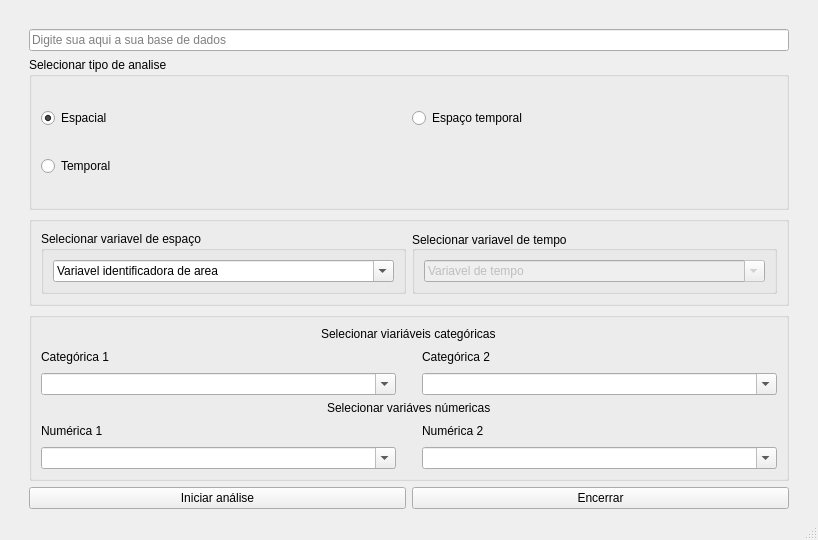
<?xml version="1.0" encoding="UTF-8"?>
<ui version="4.0">
 <class>MainWindow</class>
 <widget class="QMainWindow" name="MainWindow">
  <property name="geometry">
   <rect>
    <x>0</x>
    <y>0</y>
    <width>818</width>
    <height>540</height>
   </rect>
  </property>
  <property name="windowTitle">
   <string>Analises</string>
  </property>
  <property name="windowIcon">
   <iconset>
    <normaloff>../assets/analysis.png</normaloff>../assets/analysis.png</iconset>
  </property>
  <widget class="QWidget" name="centralwidget">
   <layout class="QGridLayout" name="gridLayout">
    <item row="0" column="1">
     <spacer name="verticalSpacer">
      <property name="orientation">
       <enum>Qt::Vertical</enum>
      </property>
      <property name="sizeType">
       <enum>QSizePolicy::Preferred</enum>
      </property>
      <property name="sizeHint" stdset="0">
       <size>
        <width>20</width>
        <height>20</height>
       </size>
      </property>
     </spacer>
    </item>
    <item row="4" column="1">
     <layout class="QVBoxLayout" name="verticalLayout_4">
      <item>
       <widget class="QGroupBox" name="horizontalGroupBox">
        <property name="enabled">
         <bool>true</bool>
        </property>
        <layout class="QHBoxLayout" name="horizontalLayout">
         <item>
          <widget class="QGroupBox" name="groupBox_2">
           <property name="title">
            <string>Selecionar variavel de espaço</string>
           </property>
           <layout class="QVBoxLayout" name="verticalLayout">
            <item>
             <widget class="QComboBox" name="comboBox">
              <property name="editable">
               <bool>true</bool>
              </property>
              <item>
               <property name="text">
                <string>Variavel identificadora de area</string>
               </property>
              </item>
             </widget>
            </item>
           </layout>
          </widget>
         </item>
         <item>
          <widget class="QGroupBox" name="horizontalGroupBox_7">
           <property name="enabled">
            <bool>true</bool>
           </property>
           <property name="whatsThis">
            <string/>
           </property>
           <property name="title">
            <string>Selecionar variavel de tempo</string>
           </property>
           <property name="alignment">
            <set>Qt::AlignJustify|Qt::AlignVCenter</set>
           </property>
           <property name="flat">
            <bool>false</bool>
           </property>
           <property name="checkable">
            <bool>false</bool>
           </property>
           <layout class="QHBoxLayout" name="horizontalLayout_8">
            <item>
             <widget class="QComboBox" name="comboBox_2">
              <property name="enabled">
               <bool>false</bool>
              </property>
              <property name="editable">
               <bool>true</bool>
              </property>
              <property name="duplicatesEnabled">
               <bool>false</bool>
              </property>
              <property name="frame">
               <bool>true</bool>
              </property>
              <item>
               <property name="text">
                <string>Variavel de tempo</string>
               </property>
              </item>
             </widget>
            </item>
           </layout>
          </widget>
         </item>
        </layout>
       </widget>
      </item>
      <item>
       <widget class="QGroupBox" name="groupBox">
        <layout class="QVBoxLayout" name="verticalLayout_3">
         <item alignment="Qt::AlignHCenter">
          <widget class="QLabel" name="label">
           <property name="text">
            <string>Selecionar viariáveis categóricas</string>
           </property>
          </widget>
         </item>
         <item>
          <layout class="QHBoxLayout" name="horizontalLayout_2">
           <item>
            <widget class="QLabel" name="label_3">
             <property name="text">
              <string>Categórica 1</string>
             </property>
            </widget>
           </item>
           <item>
            <spacer name="horizontalSpacer_5">
             <property name="orientation">
              <enum>Qt::Horizontal</enum>
             </property>
             <property name="sizeType">
              <enum>QSizePolicy::Preferred</enum>
             </property>
             <property name="sizeHint" stdset="0">
              <size>
               <width>20</width>
               <height>20</height>
              </size>
             </property>
            </spacer>
           </item>
           <item>
            <widget class="QLabel" name="label_4">
             <property name="text">
              <string>Categórica 2</string>
             </property>
            </widget>
           </item>
          </layout>
         </item>
         <item>
          <layout class="QHBoxLayout" name="horizontalLayout_6">
           <item>
            <widget class="QComboBox" name="comboBox_7">
             <property name="editable">
              <bool>true</bool>
             </property>
            </widget>
           </item>
           <item>
            <spacer name="horizontalSpacer_3">
             <property name="orientation">
              <enum>Qt::Horizontal</enum>
             </property>
             <property name="sizeType">
              <enum>QSizePolicy::Preferred</enum>
             </property>
             <property name="sizeHint" stdset="0">
              <size>
               <width>20</width>
               <height>20</height>
              </size>
             </property>
            </spacer>
           </item>
           <item>
            <widget class="QComboBox" name="comboBox_8">
             <property name="editable">
              <bool>true</bool>
             </property>
            </widget>
           </item>
          </layout>
         </item>
         <item alignment="Qt::AlignHCenter">
          <widget class="QLabel" name="label_2">
           <property name="text">
            <string>Selecionar variáves númericas</string>
           </property>
          </widget>
         </item>
         <item>
          <layout class="QHBoxLayout" name="horizontalLayout_3">
           <item>
            <widget class="QLabel" name="label_6">
             <property name="text">
              <string>Numérica 1</string>
             </property>
            </widget>
           </item>
           <item>
            <spacer name="horizontalSpacer_6">
             <property name="orientation">
              <enum>Qt::Horizontal</enum>
             </property>
             <property name="sizeType">
              <enum>QSizePolicy::Preferred</enum>
             </property>
             <property name="sizeHint" stdset="0">
              <size>
               <width>20</width>
               <height>20</height>
              </size>
             </property>
            </spacer>
           </item>
           <item>
            <widget class="QLabel" name="label_5">
             <property name="text">
              <string>Numérica 2</string>
             </property>
            </widget>
           </item>
          </layout>
         </item>
         <item>
          <layout class="QHBoxLayout" name="horizontalLayout_7">
           <item>
            <widget class="QComboBox" name="comboBox_9">
             <property name="editable">
              <bool>true</bool>
             </property>
            </widget>
           </item>
           <item>
            <spacer name="horizontalSpacer_4">
             <property name="orientation">
              <enum>Qt::Horizontal</enum>
             </property>
             <property name="sizeType">
              <enum>QSizePolicy::Preferred</enum>
             </property>
             <property name="sizeHint" stdset="0">
              <size>
               <width>20</width>
               <height>20</height>
              </size>
             </property>
            </spacer>
           </item>
           <item>
            <widget class="QComboBox" name="comboBox_10">
             <property name="editable">
              <bool>true</bool>
             </property>
            </widget>
           </item>
          </layout>
         </item>
        </layout>
       </widget>
      </item>
     </layout>
    </item>
    <item row="5" column="1">
     <layout class="QHBoxLayout" name="horizontalLayout_11">
      <item>
       <widget class="QPushButton" name="pushButton_2">
        <property name="text">
         <string>Iniciar análise</string>
        </property>
       </widget>
      </item>
      <item>
       <widget class="QPushButton" name="pushButton">
        <property name="text">
         <string>Encerrar</string>
        </property>
       </widget>
      </item>
     </layout>
    </item>
    <item row="2" column="1">
     <widget class="QGroupBox" name="horizontalGroupBox_8">
      <property name="title">
       <string>Selecionar tipo de analise</string>
      </property>
      <layout class="QGridLayout" name="gridLayout_2">
       <item row="0" column="0">
        <widget class="QRadioButton" name="radioButton">
         <property name="text">
          <string>Espacial</string>
         </property>
         <property name="checked">
          <bool>true</bool>
         </property>
        </widget>
       </item>
       <item row="0" column="1">
        <widget class="QRadioButton" name="radioButton_2">
         <property name="text">
          <string>Espaço temporal</string>
         </property>
        </widget>
       </item>
       <item row="1" column="0">
        <widget class="QRadioButton" name="radioButton_3">
         <property name="text">
          <string>Temporal</string>
         </property>
        </widget>
       </item>
      </layout>
     </widget>
    </item>
    <item row="1" column="2">
     <spacer name="horizontalSpacer_2">
      <property name="orientation">
       <enum>Qt::Horizontal</enum>
      </property>
      <property name="sizeType">
       <enum>QSizePolicy::Preferred</enum>
      </property>
      <property name="sizeHint" stdset="0">
       <size>
        <width>20</width>
        <height>20</height>
       </size>
      </property>
     </spacer>
    </item>
    <item row="1" column="1">
     <widget class="QLineEdit" name="lineEdit">
      <property name="placeholderText">
       <string>Digite sua aqui a sua base de dados</string>
      </property>
     </widget>
    </item>
    <item row="1" column="0">
     <spacer name="horizontalSpacer">
      <property name="orientation">
       <enum>Qt::Horizontal</enum>
      </property>
      <property name="sizeType">
       <enum>QSizePolicy::Preferred</enum>
      </property>
      <property name="sizeHint" stdset="0">
       <size>
        <width>20</width>
        <height>20</height>
       </size>
      </property>
     </spacer>
    </item>
   </layout>
  </widget>
  <widget class="QStatusBar" name="statusbar"/>
 </widget>
 <resources/>
 <connections/>
</ui>
